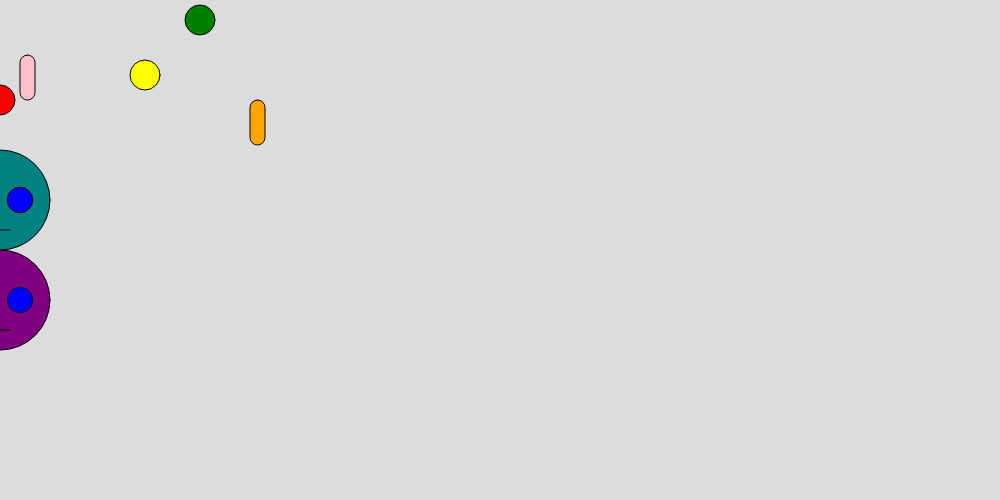
Frame 1 (no input)
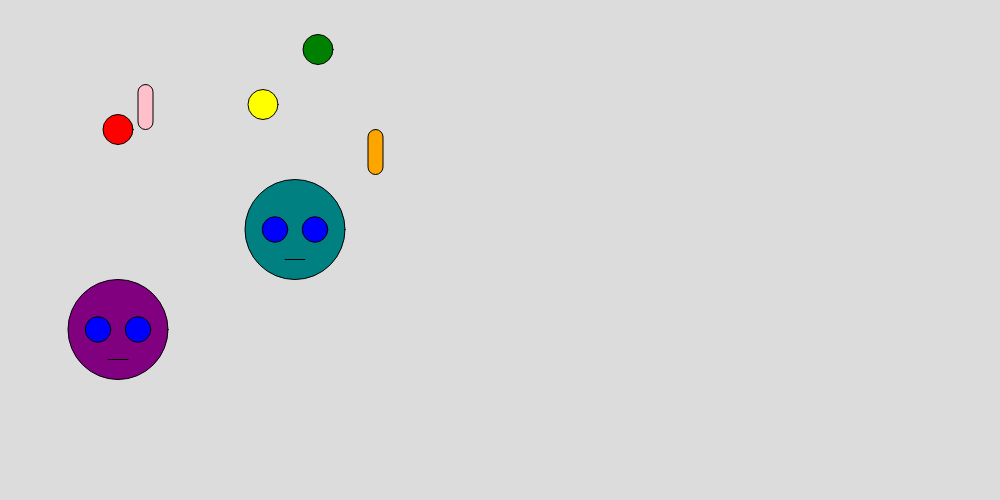
Frame 60 (no input)
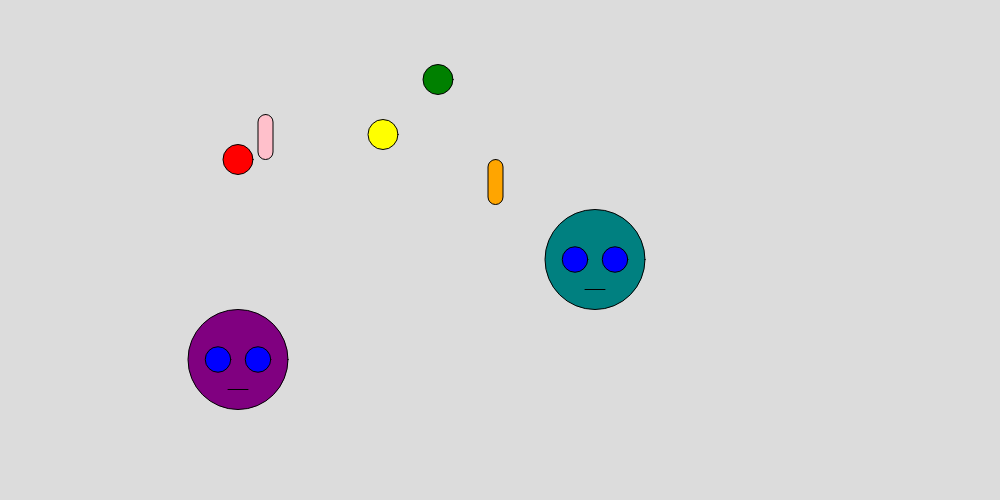
Frame 120 (the mouse pressed at the canvas centre since frame 60)

The p5.js sketch that drew these frames (run headless with seeded random() and noise() and a simulated clock; from frame 60 on, the mouse is pressed at the canvas centre):

// p5.js sketch
// ── sketch.js
//create a variable to hold one ball
let b;
let anotherBall;
let thirdBall;
let firstTree;
let secondTree;
let firstFace
let secondFace

function setup() {
  createCanvas(1000, 500);
  b = new Bird(0, 100,"red"); //make a new ball from the Ball class and call it b.
  anotherBall = new Bird(200,20,"green");
  thirdBall = new Bird(145,75,"yellow")
  firstTree = new Tree(20,55, "pink")
  secondTree = new Tree(250,100, "orange")
  firstFace = new Face(0,300, "purple",2)
  secondFace = new Face(0,200,"teal",5)
}


function draw(){
	background(220);
    b.drawBird(); //draw the ball called b (go look in the Ball class for the drawBall function)
    b.moveBird(); //move the ball called b (go look in the Ball class for the moveBall function)
    anotherBall.drawBird();
    anotherBall.moveBird();
    thirdBall.drawBird();
    thirdBall.moveBird();
    firstTree.drawTree();
    firstTree.moveTree();
    secondTree.drawTree();
    secondTree.moveTree();
    firstFace.drawFace();
    firstFace.moveFace();
    secondFace.drawFace();
    secondFace.moveFace();

}


//ball class from which to create new balls with similar properties.
class Bird {

	constructor(x,y,color){ //every ball needs an x value and a y value
		    this.x = x;
    		this.y = y;
        this.color= color;
	}
	drawBird(){  // draw a ball on the screen at x,y
    		stroke(0);
    		fill(this.color);
		    ellipse(this.x,this.y,30,30);
	}
	moveBird(){ //update the location of the ball, so it moves across the screen
		this.x = this.x+2;
		this.y = this.y+.5;
	}
}

class Tree{

  constructor(x,y,color){
    this.x = x;
    this.y = y;
    this.color = color;
  }
  drawTree(){  // draw a ball on the screen at x,y
        stroke(0);
        fill(this.color);
        rect(this.x,this.y,15,45,40,50);
  }
  moveTree(){ //update the location of the ball, so it moves across the screen
    this.x = this.x+2;
    this.y = this.y+.5;
  }

}

class Face{

  constructor(x,y,color,speed){
    this.x = x;
    this.y = y;
    this.color = color;
    this.speed = speed;
  }

  drawFace(){  // draw a ball on the screen at x,y
        stroke(0);
        fill(this.color);
        ellipse(this.x,this.y,100,100);
        line(this.x-10,this.y+30,this.x+10,this.y+30)
        fill("blue")
        ellipse(this.x-20,this.y,25.5,25.5)
        ellipse(this.x+20,this.y,25.5,25.5)

  }
  moveFace(){ //update the location of the ball, so it moves across the screen
    this.x = this.x+this.speed;
    this.y = this.y+.5;
  }
}
